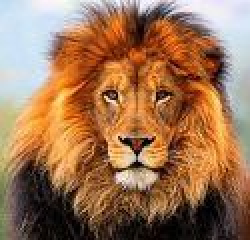
#> input picture lion.jpg, 125 x 120 px (shown 2 times larger)
$ python Ideal.py
#> lines starting #> are read from the running program, lines starting #| are printed output that depends on the picture; after the words box and inside, x2 and y2 are one past the last pixel; in counts of white or black regions, pixels touching at a corner belong together
#> further down, img is the input picture: shape (120, 125, 3); mean B, G, R 84.6, 115.9, 157.5
import cv2
import numpy as np
import matplotlib.pyplot as plt

def ilpf(img, cutoff_radius):

#> called with cutoff_radius = 50
    gray = cv2.cvtColor(img, cv2.COLOR_BGR2GRAY)
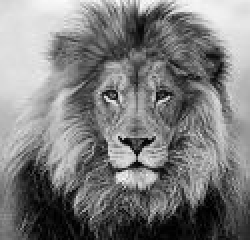
#> gray: shape (120, 125) (shown 2 times larger); min 0, max 252, mean 124.8

    num_rows, num_cols = gray.shape
#> num_rows = 120; num_cols = 125
    center_row, center_col = num_rows // 2 , num_cols // 2
#> center_row = 60; center_col = 62

    dft = np.fft.fft2(gray)
    dft_shifted = np.fft.fftshift(dft)

    filter_mask = np.zeros((num_rows, num_cols),np.uint8)
    for row in range(num_rows):
        for col in range(num_cols):
            dist = np.sqrt((row - center_row)**2 + (col - center_col)**2)
            if dist <= cutoff_radius:
                filter_mask[row,col] = 1
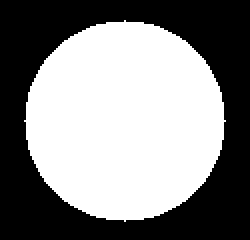
#> filter_mask: shape (120, 125) (shown 2 times larger); values 0 (black) and 1 (white), 52.3% white; 1 black region, box (x1, y1, x2, y2) and area: (0, 0, 125, 120) 7155

    filtered_dft = dft_shifted * filter_mask
    inv_shifted = np.fft.ifftshift(filtered_dft)
    reconstructedimg = np.abs(np.fft.ifft2(inv_shifted))
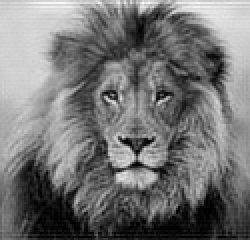
#> reconstructedimg: shape (120, 125) float64 (shown 2 times larger); min 0.0111, max 271.6, mean 124.9; drawn with min black and max white
    return gray, reconstructedimg, filter_mask

img = cv2.imread("lion.jpg")

original_img, filtered_img, filter_mask = ilpf(img,50)

plt.figure(figsize=(10,6))

plt.subplot(1,3,1)
plt.imshow(original_img, cmap="gray")
plt.title("original_img")
plt.axis("off")

plt.subplot(1,3,2)
plt.imshow(filtered_img, cmap="gray")
plt.title("filtered_img")
plt.axis("off")

plt.subplot(1,3,3)
plt.imshow(filter_mask,cmap="gray")
plt.title("Ideal Low Pass Transfer Function")

plt.show()
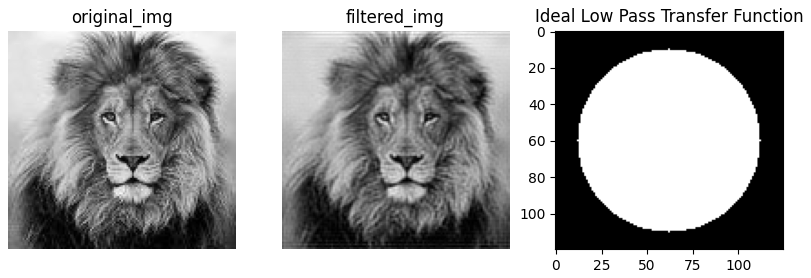
#> figure drawn by matplotlib, 3 panels
